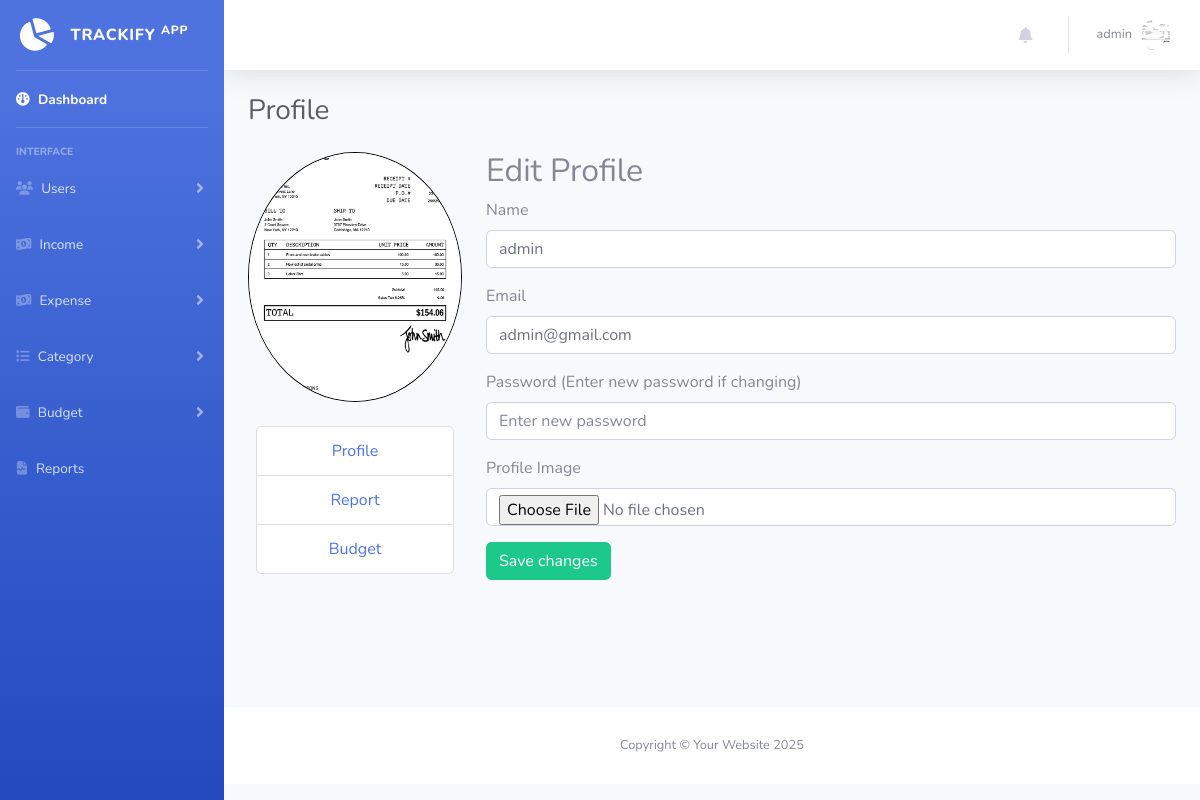
/profile.php (signed in), run on the app's committed database.
### tables this page shows
CREATE TABLE `user` (
  `user_id` int(11) NOT NULL,
  `user_name` varchar(255) NOT NULL,
  `user_email` varchar(255) NOT NULL,
  `user_pass` varchar(255) NOT NULL,
  `user_image` varchar(255) NOT NULL,
  `role` varchar(255) NOT NULL,
  `reset_token` varchar(255) DEFAULT NULL,
  `token_expiration` int(11) NOT NULL
);

### profile.php (the view, shortened to what this page needs)
<?php
include('include/top.php');
?>
</head>
<body id="page-top">
    <div id="wrapper">
        <?php include('include/sidebar.php'); ?>
        <div id="content-wrapper" class="d-flex flex-column">
            <div id="content">
                <?php include('include/topbar.php'); ?>
                <div class="container-fluid">
                    <h1 class="h3 mb-4 text-gray-800">Profile</h1>
                    <div class="row">
                        <div class="col-md-3 text-center">
                            <div class="profile-img-container">
                                <div class="profile-img">
                                    <img id="profileImage" src="upload/<?php echo $db_user_pic; ?>" alt="Profile Picture">
                                </div>
                            </div>
                            <ul class="list-group p-2 mt-3">
                                <a href="profile.php" class="list-group-item">Profile</a>
                                <a href="report.php" class="list-group-item">Report</a>
                                <a href="budget.php" class="list-group-item">Budget</a>
                            </ul>
                        </div>
                        <div class="col-md-9">
                            <h2>Edit Profile</h2>
                            <form action="" method="post" enctype="multipart/form-data">
                                <div class="form-group">
                                    <label>Name</label>
                                    <input type="text" name="user_name" value="<?php echo $db_user_name; ?>" class="form-control" />
                                </div>
                                <div class="form-group">
                                    <label>Email</label>
                                    <input type="email" name="user_email" value="<?php echo $db_user_email; ?>" class="form-control" required />
                                </div>
                                <div class="form-group">
                                    <label>Password (Enter new password if changing)</label>
                                    <input type="password" name="user_password" class="form-control" placeholder="Enter new password" />
                                </div>
                                <div class="form-group">
                                    <label>Profile Image</label>
                                    <input type="file" class="form-control" name="user_image" id="user_image" />
                                </div>
                                <div class="form-group">
                                    <input type="submit" class="btn btn-success" value="Save changes" name="insert_btn" />
                                </div>
                            </form>
                        </div>
                    </div>
                </div>
            </div>
            <?php include('include/footer.php'); ?>
        </div>
    </div>
    <?php include('include/end.php'); ?>
</body>

### include/topbar.php (shortened to what this page needs)
<nav class="navbar navbar-expand navbar-light bg-white topbar mb-4 static-top shadow">
<ul class="navbar-nav ml-auto">
<li class="nav-item dropdown no-arrow mx-1 position-relativ">
    <a class="nav-link dropdown-toggle position-relative" href="#" id="alertsDropdown" role="button"
        data-toggle="dropdown" aria-haspopup="true" aria-expanded="false">
        <i class="fas fa-bell fa-fw"></i>
    </a>
</li>
    <li class="nav-item dropdown no-arrow">
        <a class="nav-link dropdown-toggle" href="#" id="userDropdown" role="button"
            data-toggle="dropdown" aria-haspopup="true" aria-expanded="false">
            <span class="mr-2 d-none d-lg-inline text-gray-600 small"><?php echo $db_user_name ?></span>
            <img class="img-profile rounded-circle"
                src="upload/<?php echo $db_user_pic?>">
        </a>
    </li>
</ul>
</nav>

### profile.php (style rules this page uses)
.profile-img-container { width: 100%; display: flex; justify-content: center; }
.profile-img { width: 250px; height: 250px; border-radius: 50%; overflow: hidden; border: 1px solid #000; }
.profile-img img { width: 100%; height: 100%; object-fit: cover; }

### data on the page
user: user_name "admin", user_image (picture), user_email "admin@gmail.com"
